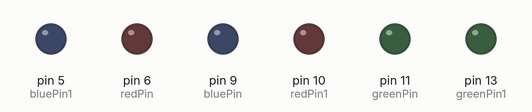
Recording of a sketch running on a simulated Arduino Uno, built with avr-gcc and run on an emulated ATmega328P. Parts: output pins drawn as LEDs (lit = HIGH).

Above: at 0.15 s.
At 4.36 s:
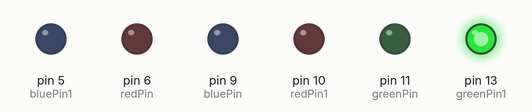
At 4.96 s:
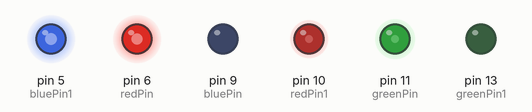
Timing chart, 0 to 4.8 s (numbered marks = the images above):
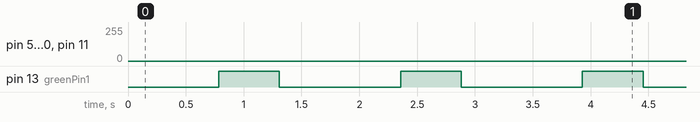

Measured:
- by itself, pin 13 (greenPin1): alternates HIGH for 0.52 s and LOW for 1.0 s

The sketch:

Trolley_Scroll.ino
```cpp
const int redPin = 6;
const int greenPin = 11;
const int bluePin = 9;

const int redPin1 = 10;
const int greenPin1 = 13;
const int bluePin1 = 5;

void setup() {  // Start off with the LED off.
  setColourRgb(0,0,0);
}
void loop()
{
  unsigned int rgbColour[3];   // Start off with red.
  rgbColour[0] = 255;
  rgbColour[1] = 0;
  rgbColour[2] = 0;     // Choose the colours to increment and decrement.
  for (int decColour = 0; decColour < 3; decColour += 1) {
    int incColour = decColour == 2 ? 0 : decColour + 1;     // cross-fade the two colours.
    for(int i = 0; i < 255; i += 1) {
      rgbColour[decColour] -= 1;
      rgbColour[incColour] += 1;
      setColourRgb(rgbColour[0], rgbColour[1], rgbColour[2]);
      delay(2);
    }
  }
}
void setColourRgb(unsigned int red, unsigned int green, unsigned int blue)
{
  analogWrite(redPin, red);
  analogWrite(greenPin, green);
  analogWrite(bluePin, blue);
  analogWrite(redPin1, green);
  analogWrite(greenPin1, blue);
  analogWrite(bluePin1, red);

}
```
